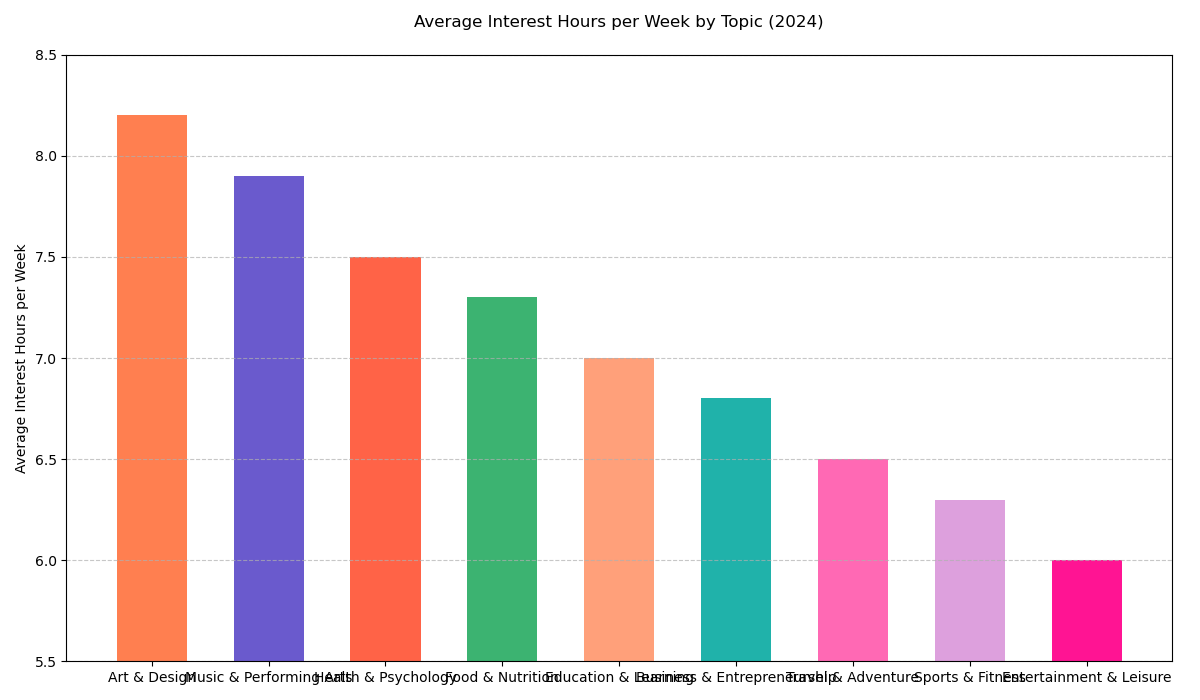

Source code (Python):

import matplotlib.pyplot as plt

# Data
topic = ['Art & Design', 'Music & Performing Arts', 'Health & Psychology', 
         'Food & Nutrition', 'Education & Learning', 'Business & Entrepreneurship', 
         'Travel & Adventure', 'Sports & Fitness', 'Entertainment & Leisure']
average_interest_hours = [8.2, 7.9, 7.5, 7.3, 7.0, 6.8, 6.5, 6.3, 6.0]

# Create vertical bar chart
plt.figure(figsize=(12, 7))
colors = ['#ff7f50', '#6a5acd', '#ff6347', '#3cb371', '#ffa07a', '#20b2aa', '#ff69b4', '#dda0dd', '#ff1493']

plt.bar(topic, average_interest_hours, color=colors, width=0.6)

# Customizing the plot
plt.ylabel('Average Interest Hours per Week')
plt.title('Average Interest Hours per Week by Topic (2024)', pad=20)
plt.ylim(5.5, 8.5)  # Truncate y-axis to start from 5.5

plt.grid(axis='y', linestyle='--', alpha=0.7)

plt.tight_layout()
plt.show()
